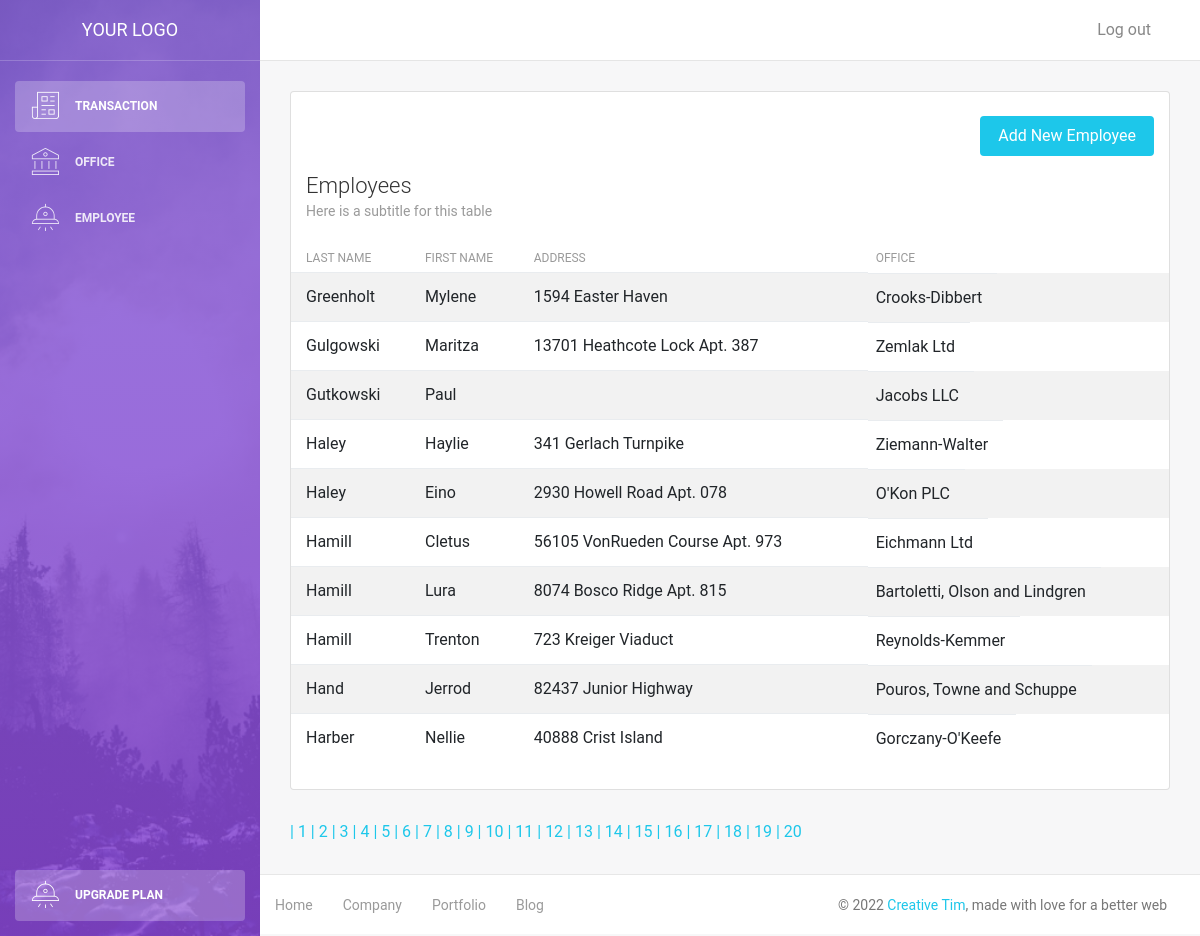
The page /employee.php?page=7 on the database its author committed.
### tables this page shows
CREATE TABLE `employee` (
  `id` int(11) NOT NULL,
  `lastname` varchar(45) NOT NULL,
  `firstname` varchar(45) NOT NULL,
  `office_id` int(11) NOT NULL,
  `address` varchar(100) DEFAULT NULL
);

CREATE TABLE `office` (
  `id` int(11) NOT NULL,
  `name` varchar(45) NOT NULL,
  `contactnum` varchar(45) DEFAULT NULL,
  `email` varchar(45) DEFAULT NULL,
  `address` varchar(45) DEFAULT NULL,
  `city` varchar(45) DEFAULT NULL,
  `country` varchar(45) DEFAULT NULL,
  `postal` int(11) DEFAULT NULL
);

### employee.php (the view, shortened to what this page needs)
<!DOCTYPE html>
<html lang="en">
<head>
    <link rel="stylesheet" href="https://maxcdn.bootstrapcdn.com/font-awesome/latest/css/font-awesome.min.css" />
    <link href="assets/css/bootstrap.min.css" rel="stylesheet" />
    <link href="assets/css/light-bootstrap-dashboard.css?v=2.0.0 " rel="stylesheet" />
    <link href="assets/css/demo.css" rel="stylesheet" />
</head>
<body>
    <?php
        require('config/db.php');
        $results_per_page = 10;
        $query = "SELECT * FROM employee";
        $result = mysqli_query($conn, $query);
        $number_of_result = mysqli_num_rows($result);
        $number_of_page = ceil($number_of_result / $results_per_page);
        if(!isset($_GET['page'])){
            $page = 1;
        }else{
            $page = $_GET['page'];
        }
        $page_first_result = ($page-1) * $results_per_page;
        $query = 'SELECT employee.lastname, employee.firstname, employee.address, office.name as office_name FROM employee, office
                  WHERE employee.office_id = office.id ORDER BY employee.lastname LIMIT '. $page_first_result .',' . $results_per_page . '';
        $result = mysqli_query($conn, $query);
        $employees = mysqli_fetch_all($result, MYSQLI_ASSOC);
    ?>
    <div class="wrapper">
        <div class="sidebar" data-image="assets/img/sidebar-5.jpg">
            <div class="sidebar-wrapper">
            <?php include('includes/sidebar.php'); ?>
            </div>
        </div>
        <div class="main-panel">
            <?php include('includes/navbar.php');?>
            <div class="content">
                <div class="container-fluid">
                    <div class="row">
                        <div class="col-md-12">
                                <div class="card strpied-tabled-with-hover">
                                    <br/>
                                    <div class="col-md-12">
                                        <a href="employee-add.php">
                                            <button type="submit" class="btn btn-info btn-fill pull-right">Add New Employee</button>
                                        </a>
                                    </div>
                                    <div class="card-header ">
                                        <h4 class="card-title">Employees</h4>
                                        <p class="card-category">Here is a subtitle for this table</p>
                                    </div>
                                    <div class="card-body table-full-width table-responsive">
                                        <table class="table table-hover table-striped">
                                            <thead>
                                                <th>Last Name</th>
                                                <th>First Name</th>
                                                <th>Address</th>
                                                <th>Office</th>
                                            </thead>
                                            <tbody>
                                                <?php foreach($employees as $employee) : ?>
                                                <tr>
                                                    <td><?php echo $employee['lastname']; ?></td>
                                                    <td><?php echo $employee['firstname']; ?></td>
                                                    <td><?php echo $employee['address']; ?></td>
                                                    <td><?php echo $employee['office_name']; ?></td>
                                                </tr>
                                                <?php endforeach ?>
                                            </tbody>
                                        </table>
                                    </div>
                                </div>
                            </div>
                    </div>
                    <?php
                        for($page=1; $page <= $number_of_page; $page++){
                            echo '<a href = "employee.php?page='. $page .'"> | ' . $page . '</a>';
                        }
                    ?>
                </div>
            </div>
            <footer class="footer">
                <div class="container-fluid">
                    <nav>
                        <ul class="footer-menu">
                            <li>
                                <a href="#">
                                    Home
                                </a>
                            </li>
                            <li>
                                <a href="#">
                                    Company
                                </a>
                            </li>
                            <li>
                                <a href="#">
                                    Portfolio
                                </a>
                            </li>
                            <li>
                                <a href="#">
                                    Blog
                                </a>
                            </li>
                        </ul>
                        <p class="copyright text-center">
                            ©
                            <a href="http://www.creative-tim.com">Creative Tim</a>, made with love for a better web
                        </p>
                    </nav>
                </div>
            </footer>
        </div>
    </div>
</body>
</html>

### rows shown on the page
employee: lastname "Greenholt", firstname "Mylene", address "1594 Easter Haven", office.name "Crooks-Dibbert"
employee: lastname "Gulgowski", firstname "Maritza", address "13701 Heathcote Lock Apt. 387", office.name "Zemlak Ltd"
employee: lastname "Gutkowski", firstname "Paul", office.name "Jacobs LLC"
employee: lastname "Haley", firstname "Haylie", address "341 Gerlach Turnpike", office.name "Ziemann-Walter"
employee: lastname "Haley", firstname "Eino", address "2930 Howell Road Apt. 078", office.name "O'Kon PLC"
employee: lastname "Hamill", firstname "Cletus", address "56105 VonRueden Course Apt. 973", office.name "Eichmann Ltd"
employee: lastname "Hamill", firstname "Lura", address "8074 Bosco Ridge Apt. 815", office.name "Bartoletti, Olson and Lindgren"
employee: lastname "Hamill", firstname "Trenton", address "723 Kreiger Viaduct", office.name "Reynolds-Kemmer"
employee: lastname "Hand", firstname "Jerrod", address "82437 Junior Highway", office.name "Pouros, Towne and Schuppe"
employee: lastname "Harber", firstname "Nellie", address "40888 Crist Island", office.name "Gorczany-O'Keefe"
